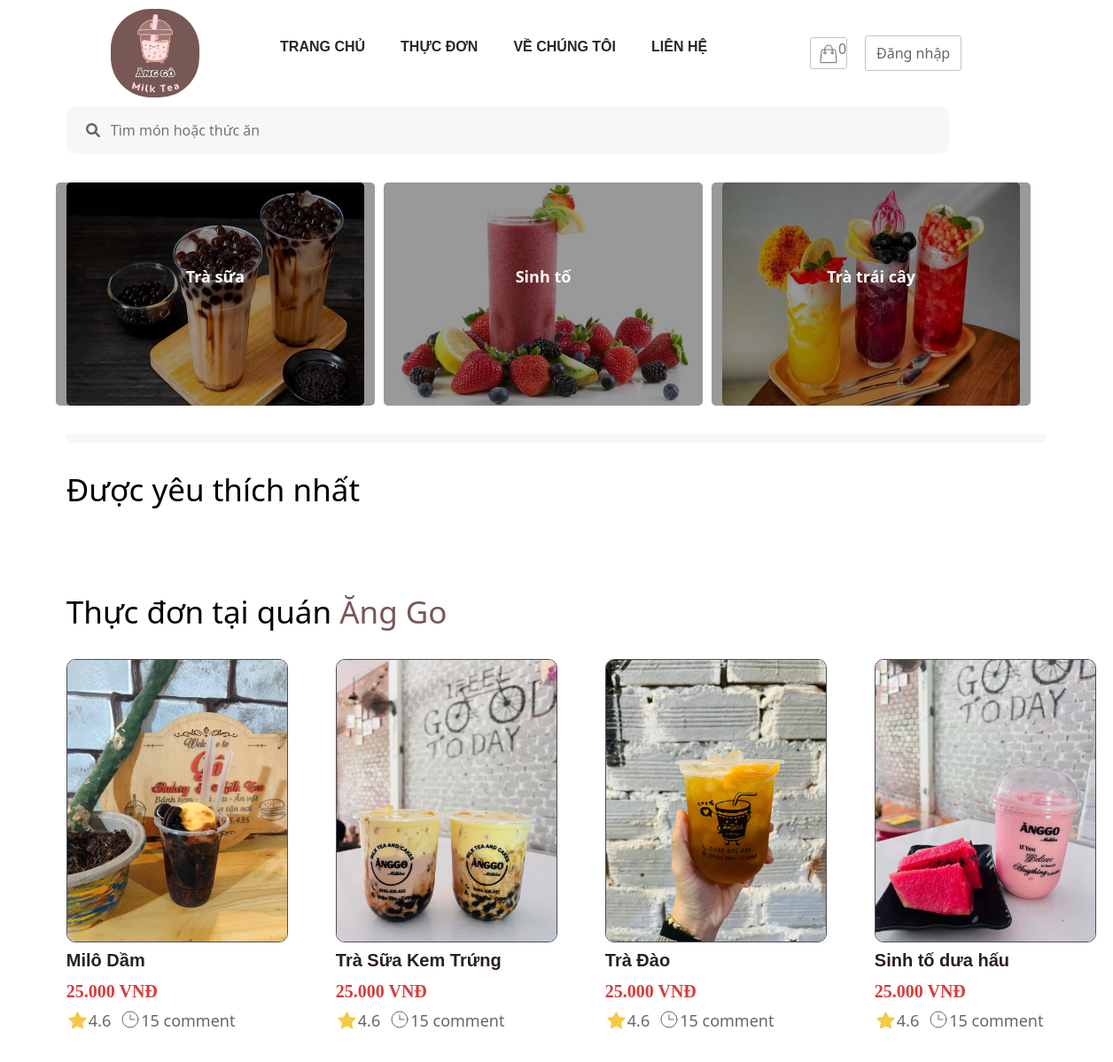
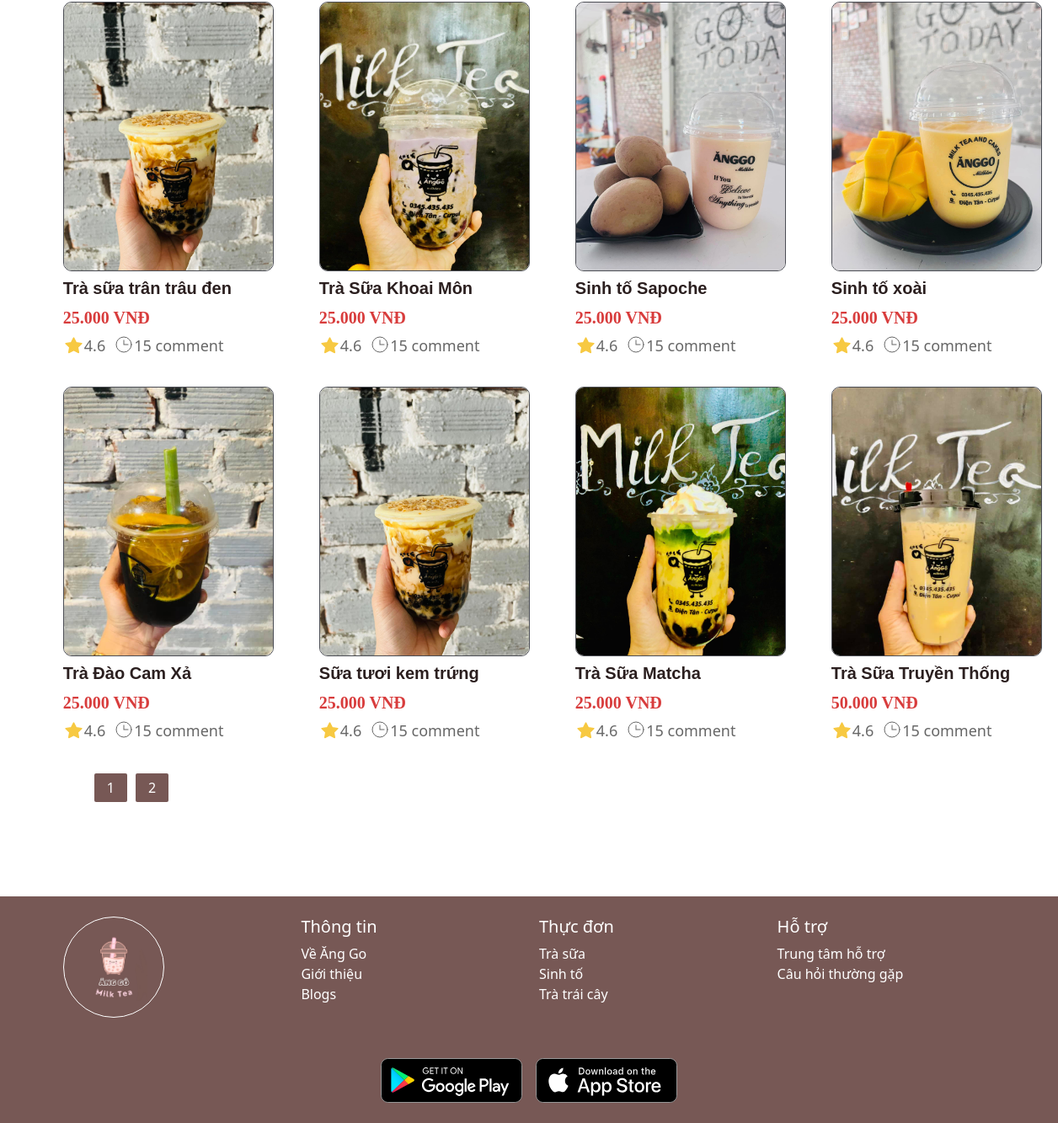
The page / on the database its author committed (2 pictures, top to bottom).
### tables this page shows
CREATE TABLE `category` (
  `id` int(11) NOT NULL,
  `name` varchar(50) NOT NULL,
  `created_at` datetime DEFAULT NULL,
  `updated_at` datetime DEFAULT NULL
);

CREATE TABLE `product` (
  `id` int(11) NOT NULL,
  `title` varchar(200) NOT NULL,
  `price` float NOT NULL,
  `number` float NOT NULL,
  `thumbnail` varchar(500) NOT NULL,
  `content` longtext NOT NULL,
  `id_category` int(11) NOT NULL,
  `created_at` datetime DEFAULT NULL,
  `updated_at` datetime DEFAULT NULL
);

### database/dbhelper.php (called while the page is built, shortened)
<?php
function executeResult($sql)
{
	$con = mysqli_connect(HOST, USERNAME, PASSWORD, DATABASE);
	$result = mysqli_query($con, $sql);
	$data   = [];
	while ($row = mysqli_fetch_array($result, 1)) {
		$data[] = $row;
	}
	return $data;
}

### index.php (the view, shortened to what this page needs)
<?php require "layout/header.php"; ?>
<?php
require_once('database/dbhelper.php');
?>
<main>
    <div class="container">
        <div id="ant-layout">
            <section class="search-quan">
                <i class="fas fa-search"></i>
                <form action="thucdon.php" method="GET">
                    <input name="search" type="text" placeholder="Tìm món hoặc thức ăn">
                </form>
            </section>
            <section class="main-layout">
                <div class="row">
                    <?php
                    $sql = 'SELECT * FROM category';
                    $categoryList = executeResult($sql);
                    $imagePaths = array('images/bg/1.jpg', 'images/bg/2.jpg', 'images/bg/3.jpg');
                    $imageIndex = 0;
                    foreach ($categoryList as $item) {
                        echo '
            <div class="box">
                <a href="thucdon.php?id_category=' . $item['id'] . '">
                    <p style="margin-top:30px">' . $item['name'] . '</p>
                    <div class="bg"></div>
                    <img src="' . $imagePaths[$imageIndex] . '" alt="">
                </a>
            </div>';
                        $imageIndex++;
                        if ($imageIndex >= count($imagePaths)) {
                            $imageIndex = 0;
                        }
                    }
                    ?>
                </div>
            </section>
        </div>
        <div class="bg-grey">
        </div>
        <section class="main">
            <section class="recently">
                <div class="title">
                    <h1>Được yêu thích nhất</h1>
                </div>
                <div class="product-recently">
                </div>
            </section>
            <section class="restaurants">
                <div class="title">
                    <h1>Thực đơn tại quán <span class="green" style="color: #775855;">Ăng Go</span></h1>
                </div>
                <div class="product-restaurants">
                    <div class="row">
                        <?php
                        try {
                            if (isset($_GET['page'])) {
                                $page = $_GET['page'];
                            } else {
                                $page = 1;
                            }
                            $limit = 12;
                            $start = ($page - 1) * $limit;
                            $sql = "SELECT * FROM product limit $start,$limit";
                            executeResult($sql);
                            $productList = executeResult($sql);
                            foreach ($productList as $item) {
                                echo '
                                <div class="col">
                                    <a href="details.php?id=' . $item['id'] . '">
                                    <img class="thumbnail" src="admin/product/' . $item['thumbnail'] . '" alt="" style="width: 250px;" height="320"; object-fit: scale-down;>
                                        <div class="title">
                                            <p>' . $item['title'] . '</p>
                                        </div>
                                        <div class="price">
                                            <span>' . number_format($item['price'], 0, ',', '.') . ' VNĐ</span>
                                        </div>
                                        <div class="more">
                                            <div class="star">
                                                <img src="images/icon/icon-star.svg" alt="">
                                                <span>4.6</span>
                                            </div>
                                            <div class="time">
                                                <img src="images/icon/icon-clock.svg" alt="">
                                                <span>15 comment</span>
                                            </div>
                                        </div>
                                    </a>
                                </div>
                                ';
                            }
                        } catch (Exception $e) {
                            die("Lỗi thực thi sql: " . $e->getMessage());
                        }
                        ?>
                    </div>
                    <div class="pagination">
                        <ul>
                            <?php
                            $sql = "SELECT * FROM `product`";
                            $conn = mysqli_connect(HOST, USERNAME, PASSWORD, DATABASE);
                            $result = mysqli_query($conn, $sql);
                            if (mysqli_num_rows($result)) {
                                $numrow = mysqli_num_rows($result);
                                $current_page = ceil($numrow / 12);
                            }
                            for ($i = 1; $i <= $current_page; $i++) {
                                if ($i == $current_page) {
                                    echo '
                                    <li style="background: #775855;"><a href="?page=' . $i . '" >' . $i . '</a></li>';
                                } else {
                                    echo '
                                    <li style="background: #775855;"><a href="?page=' . $i . '">' . $i . '</a></li>';
                                }
                            }
                            ?>
                        </ul>
                    </div>
                </div>
            </section>
        </section>
    </div>
</main>
<?php require_once('layout/footer.php'); ?>
</body>
</html>

### layout/header.php (shortened to what this page needs)
<!DOCTYPE html>
<html lang="en">
<?php
require_once('database/dbhelper.php');
?>
<head>
    <link rel="stylesheet" href="css/index.css">
    <link rel="stylesheet" href="css/details.css">
    <link rel="stylesheet" href="plugin/fontawesome/css/all.css">
</head>
<body>
    <div id="wrapper">
        <header>
            <div class="container">
                <section class="logo" style="margin: 0 50px;">
                    <a href="index.php"><img src="images/logo.png" alt="" style="border-radius: 45%; height: 100px; width: 100px;  "></a>
                </section>
                <nav style="margin-top: 20px;">
                    <ul class="nav" >
                        <li><a href="index.php">Trang chủ</a></li>
                        <li class="nav-cha">
                            <a href="thucdon.php?page=thucdon">Thực đơn</a>
                                <?php
                                    $sql="SELECT * FROM category";
                                    $result=executeResult($sql);
                                ?>
                        </li>
                        <li><a href="about.php">Về chúng tôi</a></li>
                        <li><a href="sendMail.php">Liên hệ</a></li>
                    </ul>
                </nav>
                <section class="menu-right">
                    <div class="cart">
                        <a href="cart.php"><img src="images/icon/cart.svg" alt=""></a>
                        <?php
                        $count = 0;
                        ?>
                        <span><?= $count ?></span>
                    </div>
                    <div class="login">
                        <?php
                        if (isset($_COOKIE['username'])) {
                            $username=$_COOKIE['username'];
                            if ($username == 'AdminThanh'|| $username == 'admin') {
                                echo '<a style="color:black;" href="">' . $_COOKIE['username'] . '</a>
                                <div class="logout">
                                    <a href="admin/"><i class="fas fa-user-edit"></i>Admin</a> <br>
                                    <a href="login/logout.php"><i class="fas fa-sign-out-alt"></i>Đăng xuất</a>
                                </div>';
                            }
                            else{
                                echo '<a style="color:black;" href="">' . $_COOKIE['username'] . '</a>
                            <div class="logout">
                                <a href="login/changePass.php"><i class="fas fa-exchange-alt"></i>Đổi mật khẩu</a> <br>
                                <a href="login/logout.php"><i class="fas fa-sign-out-alt"></i>Đăng xuất</a>
                            </div>
                            ';
                            }
                        }
                        else {
                            echo '<a href="login/login.php"">Đăng nhập</a>';
                        }
                        ?>
                    </div>
                </section>
            </div>
        </header>

### layout/footer.php
<link href="https://cdn.jsdelivr.net/npm/bootstrap@5.3.0/dist/css/bootstrap.min.css" rel="stylesheet">
<link href="https://cdnjs.cloudflare.com/ajax/libs/font-awesome/6.0.0-beta3/css/all.min.css" rel="stylesheet">
<footer class=" py-4 text-white" style="background-color: #775855;">
  <div class="container">
    <div class="row">
      <div class="col-md-3">
        <div class="border border-white rounded-circle p-2 d-flex justify-content-center align-items-center" style="width: 120px; height: 120px;">
          <a href=""><img src="images/logo.png" alt="" style="height: 80px; width: 80px;"></a>
        </div>
      </div>
      <div class="col-md-3">
        <h5>Thông tin</h5>
        <ul class="list-unstyled">
          <li><a href="" class="text-decoration-none text-white">Về Ăng Go</a></li>
          <li><a href="" class="text-decoration-none text-white">Giới thiệu</a></li>
          <li><a href="" class="text-decoration-none text-white">Blogs</a></li>
        </ul>
      </div>
      <div class="col-md-3">
        <h5>Thực đơn</h5>
        <ul class="list-unstyled">
          <li><a href="" class="text-decoration-none text-white">Trà sữa</a></li>
          <li><a href="" class="text-decoration-none text-white">Sinh tố</a></li>
          <li><a href="" class="text-decoration-none text-white">Trà trái cây</a></li>
        </ul>
      </div>
      <div class="col-md-3">
        <h5>Hỗ trợ</h5>
        <ul class="list-unstyled">
          <li><a href="" class="text-decoration-none text-white">Trung tâm hỗ trợ</a></li>
          <li><a href="" class="text-decoration-none text-white">Câu hỏi thường gặp</a></li>
        </ul>
      </div>
    </div>
    <div class="row mt-5">
      <div class="col-md-12 d-flex justify-content-center">
        <a href="" class="text-decoration-none me-3"><img src="images/icon/logo-playstore.svg" alt=""></a>
        <a href="" class="text-decoration-none"><img src="images/icon/logo-appstore.svg" alt=""></a>
      </div>
    </div>
  </div>
</footer>

### rows shown on the page
category: name "Trà sữa", shows a picture
category: name "Sinh tố", shows a picture
category: name "Trà trái cây", shows a picture
product: thumbnail (picture), title "Milô Dầm", price "25.000"
product: thumbnail (picture), title "Trà Sữa Kem Trứng", price "25.000"
product: thumbnail (picture), title "Trà Đào", price "25.000"
product: thumbnail (picture), title "Sinh tố dưa hấu", price "25.000"
product: thumbnail (picture), title "Trà sữa trân trâu đen", price "25.000"
product: thumbnail (picture), title "Trà Sữa Khoai Môn", price "25.000"
product: thumbnail (picture), title "Sinh tố Sapoche", price "25.000"
product: thumbnail (picture), title "Sinh tố xoài", price "25.000"
product: thumbnail (picture), title "Trà Đào Cam Xả", price "25.000"
product: thumbnail (picture), title "Sữa tươi kem trứng", price "25.000"
product: thumbnail (picture), title "Trà Sữa Matcha", price "25.000"
product: thumbnail (picture), title "Trà Sữa Truyền Thống", price "50.000"

### other values the page prints
$count "0"
